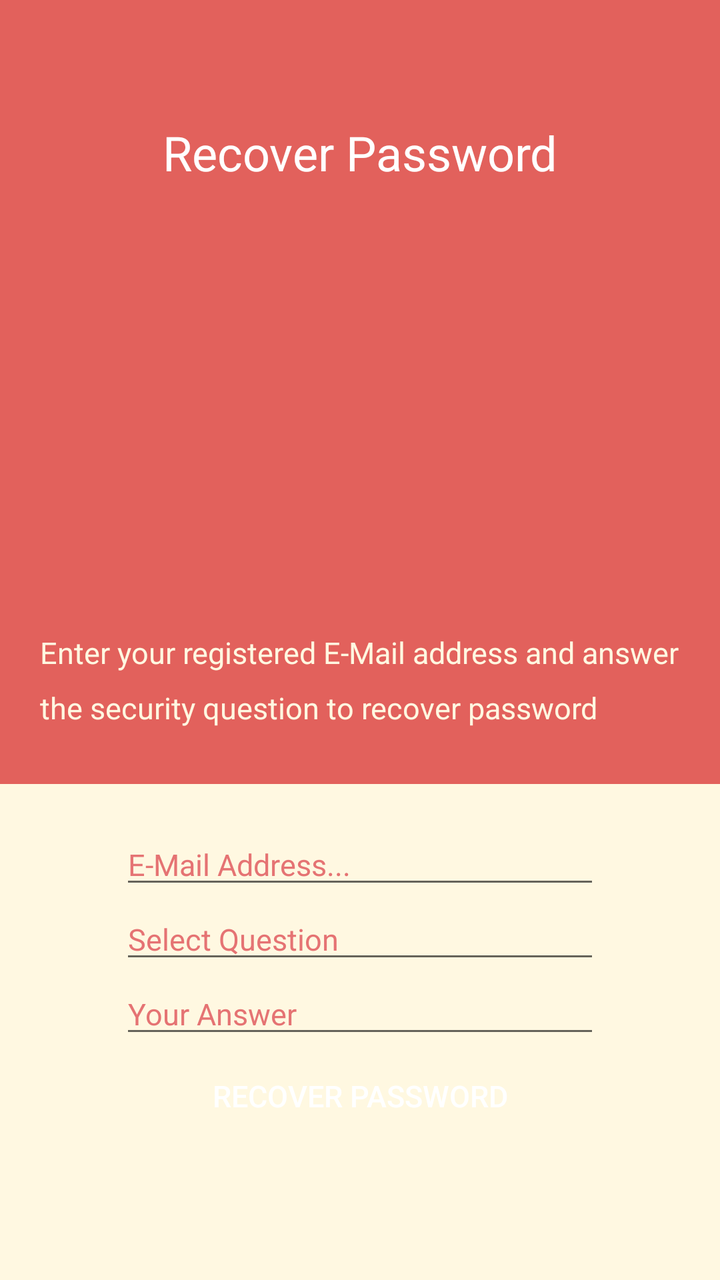
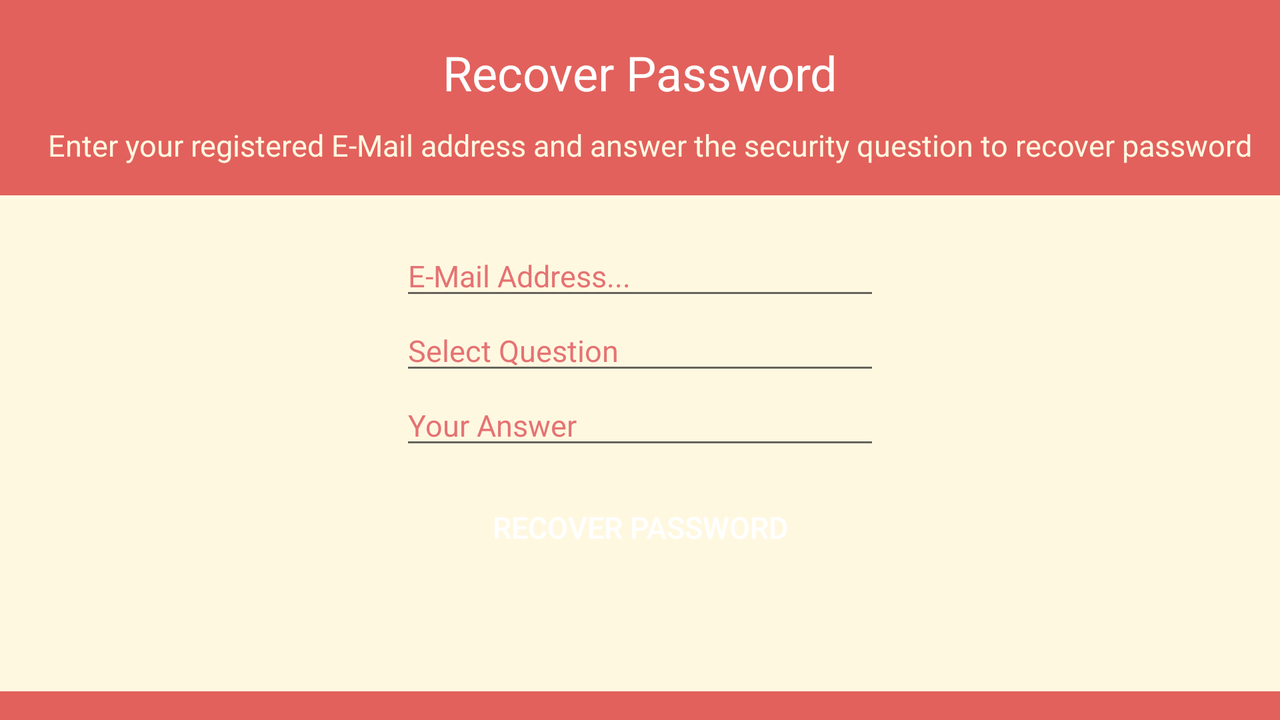

Two renders of one Android screen. The first uses the default layout on a phone; the second uses the alternative layout the repository ships for a different screen configuration, on a matching device. The two XML files are below.
<!-- AndroidManifest.xml: application theme AppTheme -->
<!-- res/layout/forgot_password_fragment.xml -->
<?xml version="1.0" encoding="utf-8"?>
<RelativeLayout xmlns:android="http://schemas.android.com/apk/res/android"
    android:layout_width="match_parent" android:layout_height="match_parent"
    android:background="@color/colorMainPrimary"
    >

    <TextView
        android:id="@+id/forgot_password_text"
        android:layout_width="wrap_content"
        android:layout_height="wrap_content"
        android:layout_centerHorizontal="true"
        android:padding="@dimen/tenDpDimension"
        android:text="@string/forgot_fragment_password_reset_text"
        android:textColor="@color/white"
        android:textSize="@dimen/twentyFourSpDimension"
        android:layout_marginTop="@dimen/fiftyDpDimension"
        />
    <TextView
        android:id="@+id/forgot_processed_reset_processed_info"
        android:layout_width="wrap_content"
        android:layout_height="wrap_content"
        android:layout_centerHorizontal="true"
        android:layout_below="@+id/forgot_password_text"
        android:paddingBottom="@dimen/twentyEightDpDImension"
        android:text="@string/forgot_fragment_password_reset_processed"
        android:textSize="@dimen/fifteenSpDimension"
        android:textColor="@color/white"
        android:paddingLeft="@dimen/twentyDpDimension"
        android:paddingStart="@dimen/twentyDpDimension"
        android:paddingRight="@dimen/tenDpDimension"
        android:paddingEnd="@dimen/tenDpDimension"
        android:lineSpacingMultiplier="1.5"
        android:visibility="gone"
        />

    <TextView
        android:id="@+id/appInfo"
        android:layout_width="wrap_content"
        android:layout_height="wrap_content"
        android:layout_centerHorizontal="true"
        android:layout_above="@+id/forgot_password_fragment_layout_bottom_content"
        android:paddingBottom="@dimen/twentyEightDpDImension"
        android:text="@string/forgot_fragment_password_reset_info"
        android:textSize="@dimen/fifteenSpDimension"
        android:textColor="@color/colorLightPrimary"
        android:paddingLeft="@dimen/twentyDpDimension"
        android:paddingStart="@dimen/twentyDpDimension"
        android:paddingRight="@dimen/tenDpDimension"
        android:paddingEnd="@dimen/tenDpDimension"
        android:lineSpacingMultiplier="1.5"
        />

    <RelativeLayout
        android:id="@+id/forgot_password_fragment_layout_bottom_content"
        android:layout_alignParentBottom="true"
        android:layout_width="match_parent"
        android:layout_height="wrap_content"
        android:background="@color/colorLightPrimary"
        android:paddingTop="@dimen/twentyDpDimension">

        <EditText
            android:id="@+id/forgot_password_fragment_email_edit_text"
            android:layout_width="@dimen/twoHunderedAndFourtyDpDimension"
            android:layout_height="wrap_content"
            android:layout_centerHorizontal="true"
            android:layout_alignParentTop="true"
            android:textSize="@dimen/fifteenSpDimension"
            android:hint="@string/login_activity_email_edit_hint"
            android:textColorHint="@color/textSecondaryColor"
            android:textColor="@color/textPrimaryColor"
            android:drawableLeft="@drawable/ic_login_edit_email"
            android:drawableStart="@drawable/ic_login_edit_email"
            android:paddingRight="@dimen/twentyDpDimension"
            android:paddingEnd="@dimen/twentyDpDimension"
            android:inputType="textEmailAddress"
            android:maxLines="1"
            />


        <EditText
            android:id="@+id/forgot_password_fragment_select_question_edit_text"
            android:layout_width="@dimen/twoHunderedAndFourtyDpDimension"
            android:layout_height="wrap_content"
            android:layout_centerHorizontal="true"
            android:layout_below="@id/forgot_password_fragment_email_edit_text"
            android:textSize="@dimen/fifteenSpDimension"
            android:hint="@string/security_fragment_select_question"
            android:textColorHint="@color/textSecondaryColor"
            android:textColor="@color/textPrimaryColor"
            android:drawableLeft="@drawable/ic_login_edit_person"
            android:drawableStart="@drawable/ic_login_edit_person"
            android:paddingRight="@dimen/twentyDpDimension"
            android:paddingEnd="@dimen/twentyDpDimension"
            android:inputType="none"
            android:cursorVisible="false"
            />


        <EditText
            android:id="@+id/forgot_password_fragment_select_answer_edit_text"
            android:layout_width="@dimen/twoHunderedAndFourtyDpDimension"
            android:layout_height="wrap_content"
            android:layout_centerHorizontal="true"
            android:layout_below="@id/forgot_password_fragment_select_question_edit_text"
            android:textSize="@dimen/fifteenSpDimension"
            android:hint="@string/security_fragment_select_answer"
            android:textColorHint="@color/textSecondaryColor"
            android:textColor="@color/textPrimaryColor"
            android:drawableLeft="@drawable/ic_login_edit_password"
            android:drawableStart="@drawable/ic_login_edit_password"
            android:paddingRight="@dimen/twentyDpDimension"
            android:paddingEnd="@dimen/twentyDpDimension"
            android:inputType="text"
            android:maxLines="1"
            />

        <Button
            android:id="@+id/security_fragment_reset_password_button"
            android:layout_width="@dimen/twoHunderedAndFourtyDpDimension"
            android:layout_height="wrap_content"
            android:layout_below="@+id/forgot_password_fragment_select_answer_edit_text"
            android:layout_alignLeft="@+id/forgot_password_fragment_select_answer_edit_text"
            android:layout_alignStart="@+id/forgot_password_fragment_select_answer_edit_text"
            android:text="@string/forgot_fragment_password_reset_text"
            android:textAllCaps="true"
            android:textSize="@dimen/fifteenSpDimension"
            android:background="@drawable/main_button_selector"
            android:textColor="@color/white"
            />

        <ProgressBar
            android:id="@+id/forgot_password_fragment_progress_bar"
            android:layout_width="wrap_content"
            android:layout_height="wrap_content"
            android:layout_centerHorizontal="true"
            android:layout_marginTop="@dimen/tenDpDimension"
            android:layout_below="@id/security_fragment_reset_password_button"
            android:progressBackgroundTint="@color/colorMainPrimary"
            android:layout_marginBottom="@dimen/tenDpDimension"
            />

    </RelativeLayout>

</RelativeLayout>
<!-- resources referenced by this layout -->
<resources>
  <color name="colorLightPrimary">#FFF8E1</color>
  <color name="colorMainPrimary">#E2615C</color>
  <color name="textPrimaryColor">#536E7A</color>
  <color name="textSecondaryColor">#e57373</color>
  <color name="white">#ffffff</color>
  <dimen name="fifteenSpDimension">15sp</dimen>
  <dimen name="fiftyDpDimension">50dp</dimen>
  <dimen name="tenDpDimension">10dp</dimen>
  <dimen name="twentyDpDimension">20dp</dimen>
  <dimen name="twentyEightDpDImension">28dp</dimen>
  <dimen name="twentyFourSpDimension">24sp</dimen>
  <dimen name="twoHunderedAndFourtyDpDimension">240dp</dimen>
  <string name="forgot_fragment_password_reset_info">Enter your registered E-Mail address and answer the security question to recover password</string>
  <string name="forgot_fragment_password_reset_processed">You will receive a notification message. Click on the notification to Reset password</string>
  <string name="forgot_fragment_password_reset_text">Recover Password</string>
  <string name="login_activity_email_edit_hint">E-Mail Address...</string>
  <string name="security_fragment_select_answer">Your Answer</string>
  <string name="security_fragment_select_question">Select Question</string>
  <style name="AppTheme" parent="Theme.AppCompat.Light.NoActionBar">
          
          <item name="colorPrimary">@color/colorMainPrimary</item>
          <item name="colorPrimaryDark">@color/colorMainPrimaryDark</item>
          <item name="colorAccent">@color/colorMainAccent</item>
      </style>
  <color name="colorMainPrimaryDark">#D1514E</color>
  <color name="colorMainAccent">#FEC246</color>
</resources>
<!-- res/layout-land/forgot_password_fragment.xml (the repository's variant of the layout above) -->
<!-- drawn on the phone turned sideways -->
<?xml version="1.0" encoding="utf-8"?>
<ScrollView xmlns:andoroid="http://schemas.android.com/apk/res/android"
    andoroid:layout_height="match_parent" andoroid:layout_width="match_parent"
    andoroid:fillViewport="true">

    <RelativeLayout xmlns:android="http://schemas.android.com/apk/res/android"
        android:layout_width="match_parent" android:layout_height="match_parent"
        android:background="@color/colorMainPrimary"
        >

        <TextView
            android:id="@+id/forgot_password_text"
            android:layout_width="wrap_content"
            android:layout_height="wrap_content"
            android:layout_centerHorizontal="true"
            android:padding="@dimen/tenDpDimension"
            android:text="@string/forgot_fragment_password_reset_text"
            android:textColor="@color/white"
            android:textSize="@dimen/twentyFourSpDimension"
            android:layout_marginTop="@dimen/tenDpDimension"
            />
        <TextView
            android:id="@+id/forgot_processed_reset_processed_info"
            android:layout_width="wrap_content"
            android:layout_height="wrap_content"
            android:layout_centerHorizontal="true"
            android:layout_below="@+id/forgot_password_text"
            android:layout_marginBottom="@dimen/twentyEightDpDImension"
            android:text="@string/forgot_fragment_password_reset_processed"
            android:textSize="@dimen/fifteenSpDimension"
            android:textColor="@color/white"
            android:paddingLeft="@dimen/twentyDpDimension"
            android:paddingStart="@dimen/twentyDpDimension"
            android:paddingRight="@dimen/tenDpDimension"
            android:paddingEnd="@dimen/tenDpDimension"
            android:lineSpacingMultiplier="1.5"
            android:visibility="gone"
            />

        <TextView
            android:id="@+id/appInfo"
            android:layout_width="wrap_content"
            android:layout_height="wrap_content"
            android:layout_centerHorizontal="true"
            android:layout_below="@+id/forgot_processed_reset_processed_info"
            android:paddingBottom="@dimen/fifteenDpDimension"
            android:text="@string/forgot_fragment_password_reset_info"
            android:textSize="@dimen/fifteenSpDimension"
            android:textColor="@color/colorLightPrimary"
            android:paddingLeft="@dimen/twentyDpDimension"
            android:paddingStart="@dimen/twentyDpDimension"
            android:paddingRight="@dimen/tenDpDimension"
            android:paddingEnd="@dimen/tenDpDimension"
            android:lineSpacingMultiplier="1.5"
            />

        <RelativeLayout
            android:id="@+id/forgot_password_fragment_layout_bottom_content"
            android:layout_below="@id/appInfo"
            android:layout_width="match_parent"
            android:layout_height="wrap_content"
            android:background="@color/colorLightPrimary"
            android:paddingTop="@dimen/twentyDpDimension">

            <EditText
                android:id="@+id/forgot_password_fragment_email_edit_text"
                android:layout_width="@dimen/twoHunderedAndFourtyDpDimension"
                android:layout_height="wrap_content"
                android:layout_centerHorizontal="true"
                android:layout_alignParentTop="true"
                android:textSize="@dimen/fifteenSpDimension"
                android:hint="@string/login_activity_email_edit_hint"
                android:textColorHint="@color/textSecondaryColor"
                android:textColor="@color/textPrimaryColor"
                android:drawableLeft="@drawable/ic_login_edit_email"
                android:drawableStart="@drawable/ic_login_edit_email"
                android:paddingRight="@dimen/twentyDpDimension"
                android:paddingEnd="@dimen/twentyDpDimension"
                android:inputType="textEmailAddress"
                android:maxLines="1"
                />

            <EditText
                android:id="@+id/forgot_password_fragment_select_question_edit_text"
                android:layout_width="@dimen/twoHunderedAndFourtyDpDimension"
                android:layout_height="wrap_content"
                android:layout_centerHorizontal="true"
                android:layout_below="@id/forgot_password_fragment_email_edit_text"
                android:textSize="@dimen/fifteenSpDimension"
                android:hint="@string/security_fragment_select_question"
                android:textColorHint="@color/textSecondaryColor"
                android:textColor="@color/textPrimaryColor"
                android:drawableLeft="@drawable/ic_login_edit_person"
                android:drawableStart="@drawable/ic_login_edit_person"
                android:paddingRight="@dimen/twentyDpDimension"
                android:paddingEnd="@dimen/twentyDpDimension"
                android:inputType="none"
                android:cursorVisible="false"
                />

            <EditText
                android:id="@+id/forgot_password_fragment_select_answer_edit_text"
                android:layout_width="@dimen/twoHunderedAndFourtyDpDimension"
                android:layout_height="wrap_content"
                android:layout_centerHorizontal="true"
                android:layout_below="@id/forgot_password_fragment_select_question_edit_text"
                android:textSize="@dimen/fifteenSpDimension"
                android:hint="@string/security_fragment_select_answer"
                android:textColorHint="@color/textSecondaryColor"
                android:textColor="@color/textPrimaryColor"
                android:drawableLeft="@drawable/ic_login_edit_password"
                android:drawableStart="@drawable/ic_login_edit_password"
                android:paddingRight="@dimen/twentyDpDimension"
                android:paddingEnd="@dimen/twentyDpDimension"
                android:inputType="text"
                android:maxLines="1"
                />

            <Button
                android:id="@+id/security_fragment_reset_password_button"
                android:layout_width="@dimen/twoHunderedAndFourtyDpDimension"
                android:layout_height="wrap_content"
                android:layout_below="@+id/forgot_password_fragment_select_answer_edit_text"
                android:layout_alignLeft="@+id/forgot_password_fragment_select_answer_edit_text"
                android:layout_alignStart="@+id/forgot_password_fragment_select_answer_edit_text"
                android:text="@string/forgot_fragment_password_reset_text"
                android:textAllCaps="true"
                android:textSize="@dimen/fifteenSpDimension"
                android:background="@drawable/main_button_selector"
                android:textColor="@color/white"
                android:layout_marginTop="@dimen/tenDpDimension"
                />

            <ProgressBar
                android:id="@+id/forgot_password_fragment_progress_bar"
                android:layout_width="wrap_content"
                android:layout_height="wrap_content"
                android:layout_centerHorizontal="true"
                android:layout_marginTop="@dimen/tenDpDimension"
                android:layout_below="@id/security_fragment_reset_password_button"
                android:progressBackgroundTint="@color/colorMainPrimary"
                />

        </RelativeLayout>

    </RelativeLayout>
</ScrollView>
<!-- resources referenced by the variant -->
<!-- as the phone turned sideways resolves them -->
<resources>
  <color name="colorLightPrimary">#FFF8E1</color>
  <color name="colorMainPrimary">#E2615C</color>
  <color name="textPrimaryColor">#536E7A</color>
  <color name="textSecondaryColor">#e57373</color>
  <color name="white">#ffffff</color>
  <dimen name="fifteenDpDimension">15dp</dimen>
  <dimen name="fifteenSpDimension">15sp</dimen>
  <dimen name="tenDpDimension">10dp</dimen>
  <dimen name="twentyDpDimension">20dp</dimen>
  <dimen name="twentyEightDpDImension">28dp</dimen>
  <dimen name="twentyFourSpDimension">24sp</dimen>
  <dimen name="twoHunderedAndFourtyDpDimension">240dp</dimen>
  <string name="forgot_fragment_password_reset_info">Enter your registered E-Mail address and answer the security question to recover password</string>
  <string name="forgot_fragment_password_reset_processed">You will receive a notification message. Click on the notification to Reset password</string>
  <string name="forgot_fragment_password_reset_text">Recover Password</string>
  <string name="login_activity_email_edit_hint">E-Mail Address...</string>
  <string name="security_fragment_select_answer">Your Answer</string>
  <string name="security_fragment_select_question">Select Question</string>
  <style name="AppTheme" parent="Theme.AppCompat.Light.NoActionBar">
          
          <item name="colorPrimary">@color/colorMainPrimary</item>
          <item name="colorPrimaryDark">@color/colorMainPrimaryDark</item>
          <item name="colorAccent">@color/colorMainAccent</item>
      </style>
  <color name="colorMainPrimaryDark">#D1514E</color>
  <color name="colorMainAccent">#FEC246</color>
</resources>
